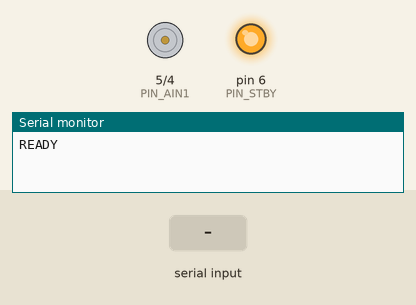
This sketch was run on a simulated Arduino Uno, built with avr-gcc and run on an emulated ATmega328P. Shown: motor-driver pin pairs drawn as motors (green arrow = first pin HIGH = forward, orange = second pin HIGH = backward, longer = more drive, scaled by the enable pin, stopped while the standby pin is LOW), output pins drawn as LEDs (lit = HIGH), the last lines printed to the serial monitor. The inputs (shaded band) are chosen by the test bench.

Above: at 1.2 s.
1.3 s: "M90\n" received over Serial
At 2.5 s:
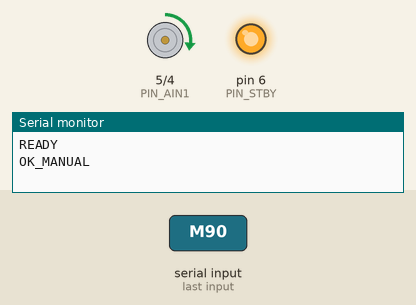
2.8 s: "R\n" received over Serial
At 3.23 s:
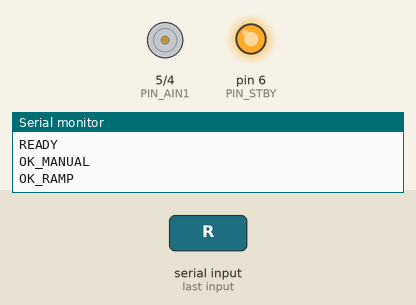
5.8 s: "S90\n" received over Serial
7.3 s: "M 45\n" received over Serial
At 8.4 s:
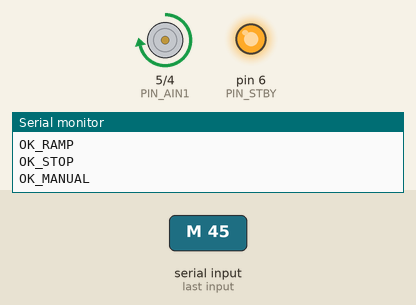
8.8 s: "S 45\n" received over Serial
At 9.5 s:
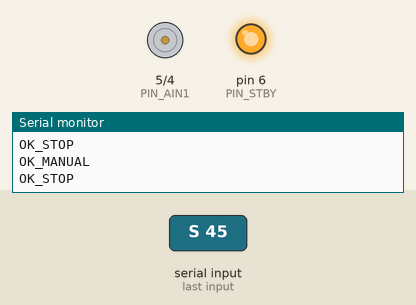
Timing chart, 0 to 11.3 s (numbered marks = the images above; inputs shaded):
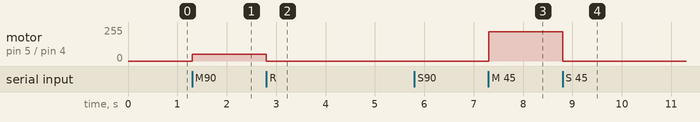

The sketch:

MonitorMotores.ino
```cpp
/**
 * TEAM PAMBACODE
 *
 * Programa de prueba de control de motor (canal A) con driver TB6612FNG.
 * Diseñado para funcionar en conjunto con un script Python que envía comandos
 * y recibe datos en formato CSV.
 *
 * Fecha:     2025/05/30
 * Versión:   2.0.0
 *
 * Autores:
 * - César Arturo       / CesarDAlvin
 * - Sara Crystel       / Sara130401
 * - Ceron Dauzon       / Juryelcd
 */

// === PINES TB6612FNG (Motor A) ===
// AIN1/AIN2: control de dirección; PWMA: señal PWM; STBY: habilita el driver
const int PIN_AIN1 = 5, PIN_AIN2 = 4, PIN_PWMA = 3, PIN_STBY = 6;
const int PWM_MAX  = 1023;  // Valor máximo de PWM (escala 0–1023)
const int PWM_MIN  = 200;   // Valor mínimo forzado de PWM para mover el motor

// === Parámetros físicos del sistema ===
typedef float f;
const f MOTOR_RADIUS    = 0.02;   // Radio de la rueda en metros
const int MOTOR_MAX_RPM = 3000;   // RPM máximas del motor
const f GEAR_RATIO      = 10.0;   // Relación de transmisión

// === Estados de operación ===
enum OpState { OP_STOP, OP_MANUAL, OP_DISPLAY, OP_RAMP };
OpState opState = OP_STOP;         // Estado inicial: motor detenido

// === Variables para rampa progresiva ===
int r0 = 0, r1 = 0, secs = 0;              // RPM inicio, RPM fin, duración en s
unsigned long rampStart = 0;               // Timestamp inicio de la rampa
bool rampHold = false;                     // Indica fase de retención después de rampa

// === Variables para modo display ===
unsigned long lastDisp = 0;                // Último timestamp de envío de datos
f lastVel = 0, totalDist = 0;              // Velocidad anterior y distancia acumulada

// — Funciones matemáticas de conversión —

/**
 * Convierte un valor PWM (0–PWM_MAX) en un torque estimado (Nm).
 */
f torqueFromPWM(int p) {
  return (p/(f)PWM_MAX)*0.009807;
}

/**
 * Convierte un valor PWM en RPM de rueda, considerando la relación de engranaje.
 */
f wheelRPM(int p) {
  return (p/(f)PWM_MAX)*MOTOR_MAX_RPM/GEAR_RATIO;
}

/**
 * Convierte RPM a radianes por segundo.
 */
f radPerSec(f rpm) {
  return rpm*2*PI/60;
}

/**
 * Convierte velocidad angular (rad/s) a lineal (m/s).
 */
f linearVel(f o) {
  return o*MOTOR_RADIUS;
}

// — Función de lectura de comandos desde Python —

/**
 * Lee una línea completa enviada por el script Python (hasta '\n') y la recorta.
 * @return Cadena del comando sin espacios ni saltos de línea.
 */
String readCmd() {
  if (!Serial.available()) return "";
  String s = Serial.readStringUntil('\n');
  s.trim();
  return s;
}

// — Aplica PWM al motor con forzado de valor mínimo —

/**
 * Envía la señal PWM al driver y ajusta la dirección.
 * Garantiza que si 0 < p < PWM_MIN, se aplique PWM_MIN para arrancar el motor.
 */
void applyPWM(int p) {
  if (p>0 && p<PWM_MIN) p = PWM_MIN;
  digitalWrite(PIN_AIN1, p>0 ? HIGH : LOW);
  digitalWrite(PIN_AIN2, LOW);
  analogWrite(PIN_PWMA, map(abs(p), 0, PWM_MAX, 0, 255));
}

// === Configuración inicial ===

void setup(){
  Serial.begin(9600);
  pinMode(PIN_AIN1, OUTPUT);
  pinMode(PIN_AIN2, OUTPUT);
  pinMode(PIN_PWMA, OUTPUT);
  pinMode(PIN_STBY, OUTPUT);
  digitalWrite(PIN_STBY, HIGH);   // Sacar driver de standby
  applyPWM(0);                    // Asegurar motor detenido
  Serial.println("READY");        // Señal al script Python de que está listo
}

// === Bucle principal ===

void loop(){
  // 1) Procesar comando recibido de Python
  String cmd = readCmd();
  if (cmd.length()) {
    char t = cmd.charAt(0);
    if (t=='M') {
      // Modo manual: "M <PWM>"
      int p = cmd.substring(1).toInt();
      applyPWM(p);
      opState = OP_MANUAL;
      Serial.println("OK_MANUAL");
    }
    else if (t=='D') {
      // Modo display: el Arduino enviará datos periódicos
      opState = OP_DISPLAY;
      lastDisp = millis();
      totalDist = 0; lastVel = 0;
      Serial.println("OK_DISPLAY");
    }
    else if (t=='R') {
      // Modo rampa: comando "R <r0> <r1> <secs>"
      int params[3], idx = 0;
      char *ptr = strtok((char*)cmd.c_str()+1, " ");
      while (ptr && idx<3) {
        params[idx++] = atoi(ptr);
        ptr = strtok(NULL, " ");
      }
      r0 = params[0]; r1 = params[1]; secs = params[2];
      rampStart = millis();
      rampHold = false;
      opState = OP_RAMP;
      Serial.println("OK_RAMP");
    }
    else if (t=='S') {
      // Parar motor
      applyPWM(0);
      opState = OP_STOP;
      Serial.println("OK_STOP");
    }
  }

  unsigned long now = millis();

  // 2) Ejecutar lógica según estado

  // ── Rampa progresiva ──
  if (opState == OP_RAMP) {
    unsigned long span = secs * 1000UL;
    if (!rampHold) {
      if (now - rampStart < span) {
        // Interpolación lineal de RPM entre r0 y r1
        float frac = float(now - rampStart) / span;
        int target = r0 + (r1 - r0) * frac;
        applyPWM(round(target * (f)PWM_MAX / MOTOR_MAX_RPM));
      } else {
        // Cambiar a fase de retención
        rampHold = true;
        rampStart = now;
      }
    } else {
      // Mantener r1 rpm durante 2 segundos
      if (now - rampStart < 2000UL) {
        applyPWM(round(r1 * (f)PWM_MAX / MOTOR_MAX_RPM));
      } else {
        rampHold = false;
        rampStart = now;
      }
    }
  }

  // ── Envío de datos para display ──
  if (opState == OP_DISPLAY && now - lastDisp >= 500) {
    lastDisp = now;
    // Leer PWM real aplicado escalado a 0–PWM_MAX
    int p = map(analogRead(PIN_PWMA), 0, 255, 0, PWM_MAX);
    f rpmv = wheelRPM(p);
    f T    = torqueFromPWM(p);
    f omega= radPerSec(rpmv);
    f vel  = linearVel(omega);
    f acc  = (vel - lastVel) / 0.5;    // dt = 0.5 s
    totalDist += vel * 0.5;
    lastVel = vel;

    // Enviar línea CSV: PWM,RPM,Torque,Velocidad,Aceleración,Distancia
    Serial.print(p);     Serial.print(',');
    Serial.print(rpmv);  Serial.print(',');
    Serial.print(T);     Serial.print(',');
    Serial.print(vel);   Serial.print(',');
    Serial.print(acc);   Serial.print(',');
    Serial.println(totalDist);
  }

  // Los modos OP_MANUAL y OP_STOP no requieren procesamiento adicional aquí
}
```

Measured:
- after the input at 1.3 s, motor on pin 5 (PIN_AIN1) / pin 4 (PIN_AIN2): stopped → forward 49/255 at once
- after the input at 2.8 s, motor on pin 5 (PIN_AIN1) / pin 4 (PIN_AIN2): forward 49/255 → stopped at once
- after the input at 7.3 s, motor on pin 5 (PIN_AIN1) / pin 4 (PIN_AIN2): stopped → forward 220/255 at once
- after the input at 8.8 s, motor on pin 5 (PIN_AIN1) / pin 4 (PIN_AIN2): forward 220/255 → stopped at once
